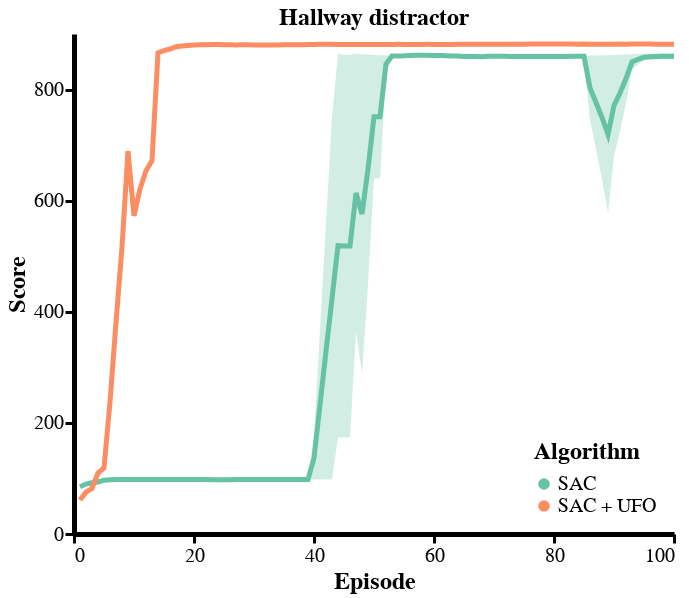

Write notebook code for a chart like this one.
### Code cell
alt.themes.enable('publication')
jobs = [
    load_jobs('hallway_distractor_v10*no_explorationTrue*', subdir='exploration', title="SAC"),
# #     load_jobs('hallway_distractor_v10*no_explorationFalse*discount0.97*', subdir='exploration', title="4 u pdates, novelty discount 0.97"),
    load_jobs('hallway_distractor_v10*no_explorationFalse*discount0.99*', subdir='exploration', title="SAC + UFO"),
]
data = pd.concat(jobs, sort=False)

N = 100
subset = data
# subset = subset[((subset.episode % 5 == 0) & (subset.test)) | ((subset.episode % 3 == 0) & (~subset.test))]
subset = subset[(subset['episode'] <= N)]
chart = make_base_chart(
    subset,
    title="Hallway distractor", 
    color='title',
#     color='title',
#     color='policy_updates_per_step:O',
#     opacity='use_exploration',z
    window=3,
)

plot_with_bars(chart, 'smoothed_score', test=True, title_flag='',
               y_args={'title': 'Score'}, 
               color=alt.Color('title', legend=alt.Legend(title='Algorithm', orient='bottom-right')))

### Figure 1 — Vega-Lite specification as saved in the notebook (floating-point values rounded to 4 significant figures; data arrays with more than 128 entries replaced by an {"elided": "..."} marker saying what was removed)
{"config": {"view": {"height": 500, "width": 600, "strokeWidth": 0, "background": "white"}, "title": {"fontSize": 24}, "range": {"category": {"scheme": "set2"}, "ordinal": {"scheme": "set2"}}, "axis": {"titleFontSize": 24, "labelFontSize": 20, "grid": false, "domainWidth": 5, "domainColor": "333", "tickWidth": 3, "tickSize": 9, "tickCount": 4, "tickColor": "333", "tickOffset": 0}, "legend": {"titleFontSize": 24, "labelFontSize": 20, "labelLimit": 0, "titleLimit": 0, "orient": "top-left", "titlePadding": 10, "fillColor": "#ffffff88", "cornerRadius": 0}, "rule": {"size": 3, "color": "999"}, "line": {"size": 5}}, "layer": [{"mark": {"type": "circle", "opacity": 1, "size": 0}, "encoding": {"color": {"type": "nominal", "field": "title", "legend": {"orient": "bottom-right", "title": "Algorithm"}}, "x": {"type": "quantitative", "field": "episode", "title": "Episode"}, "y": {"type": "quantitative", "aggregate": "mean", "field": "smoothed_score", "title": "Score"}}, "title": "Hallway distractor", "transform": [{"calculate": "(datum.score > 0.5)", "as": "has_score"}, {"window": [{"op": "sum", "field": "novelty_score", "as": "sum_novelty"}], "frame": [null, 0], "groupby": ["name", "test"], "sort": [{"field": "episode", "order": "ascending"}]}, {"window": [{"op": "sum", "field": "score", "as": "sum_score"}], "frame": [null, 0], "groupby": ["name", "test"], "sort": [{"field": "episode", "order": "ascending"}]}, {"window": [{"op": "sum", "field": "has_score", "as": "count_score"}], "frame": [null, 0], "groupby": ["name", "test"], "sort": [{"field": "episode", "order": "ascending"}]}, {"window": [{"op": "mean", "field": "score", "as": "rolling_mean_score"}], "frame": [-3, 0], "groupby": ["name", "test"], "sort": [{"field": "episode", "order": "ascending"}]}, {"window": [{"op": "mean", "field": "novelty_score", "as": "rolling_mean_novelty"}], "frame": [-3, 0], "groupby": ["name", "test"], "sort": [{"field": "episode", "order": "ascending"}]}, {"calculate": "(((datum.name === 'SAC') * datum.score) + ((datum.name !== 'SAC') * datum.rolling_mean_score))", "as": "smoothed_score"}, {"filter": "(datum.test === true)"}]}, {"mark": {"type": "errorband", "extent": "ci"}, "encoding": {"color": {"type": "nominal", "field": "title"}, "x": {"type": "quantitative", "field": "episode", "title": "Episode"}, "y": {"type": "quantitative", "field": "smoothed_score", "title": "Score"}}, "title": "Hallway distractor", "transform": [{"calculate": "(datum.score > 0.5)", "as": "has_score"}, {"window": [{"op": "sum", "field": "novelty_score", "as": "sum_novelty"}], "frame": [null, 0], "groupby": ["name", "test"], "sort": [{"field": "episode", "order": "ascending"}]}, {"window": [{"op": "sum", "field": "score", "as": "sum_score"}], "frame": [null, 0], "groupby": ["name", "test"], "sort": [{"field": "episode", "order": "ascending"}]}, {"window": [{"op": "sum", "field": "has_score", "as": "count_score"}], "frame": [null, 0], "groupby": ["name", "test"], "sort": [{"field": "episode", "order": "ascending"}]}, {"window": [{"op": "mean", "field": "score", "as": "rolling_mean_score"}], "frame": [-3, 0], "groupby": ["name", "test"], "sort": [{"field": "episode", "order": "ascending"}]}, {"window": [{"op": "mean", "field": "novelty_score", "as": "rolling_mean_novelty"}], "frame": [-3, 0], "groupby": ["name", "test"], "sort": [{"field": "episode", "order": "ascending"}]}, {"calculate": "(((datum.name === 'SAC') * datum.score) + ((datum.name !== 'SAC') * datum.rolling_mean_score))", "as": "smoothed_score"}, {"filter": "(datum.test === true)"}]}, {"mark": "line", "encoding": {"color": {"type": "nominal", "field": "title", "legend": {"orient": "bottom-right", "title": "Algorithm"}}, "x": {"type": "quantitative", "field": "episode", "title": "Episode"}, "y": {"type": "quantitative", "aggregate": "mean", "field": "smoothed_score", "title": "Score"}}, "title": "Hallway distractor", "transform": [{"calculate": "(datum.score > 0.5)", "as": "has_score"}, {"window": [{"op": "sum", "field": "novelty_score", "as": "sum_novelty"}], "frame": [null, 0], "groupby": ["name", "test"], "sort": [{"field": "episode", "order": "ascending"}]}, {"window": [{"op": "sum", "field": "score", "as": "sum_score"}], "frame": [null, 0], "groupby": ["name", "test"], "sort": [{"field": "episode", "order": "ascending"}]}, {"window": [{"op": "sum", "field": "has_score", "as": "count_score"}], "frame": [null, 0], "groupby": ["name", "test"], "sort": [{"field": "episode", "order": "ascending"}]}, {"window": [{"op": "mean", "field": "score", "as": "rolling_mean_score"}], "frame": [-3, 0], "groupby": ["name", "test"], "sort": [{"field": "episode", "order": "ascending"}]}, {"window": [{"op": "mean", "field": "novelty_score", "as": "rolling_mean_novelty"}], "frame": [-3, 0], "groupby": ["name", "test"], "sort": [{"field": "episode", "order": "ascending"}]}, {"calculate": "(((datum.name === 'SAC') * datum.score) + ((datum.name !== 'SAC') * datum.rolling_mean_score))", "as": "smoothed_score"}, {"filter": "(datum.test === true)"}]}], "data": {"name": "data-f1f2ac4c70c35d318ae7fa2a5070512c"}, "title": "Hallway distractor", "$schema": "https://vega.github.io/schema/vega-lite/v4.8.1.json", "datasets": {"data-f1f2ac4c70c35d318ae7fa2a5070512c": {"elided": "600 records"}}}
